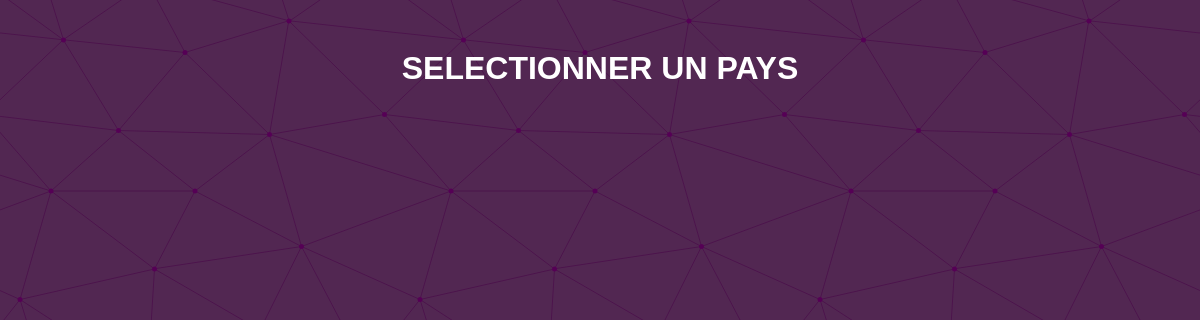
The page /list/ on the database as committed earlier.
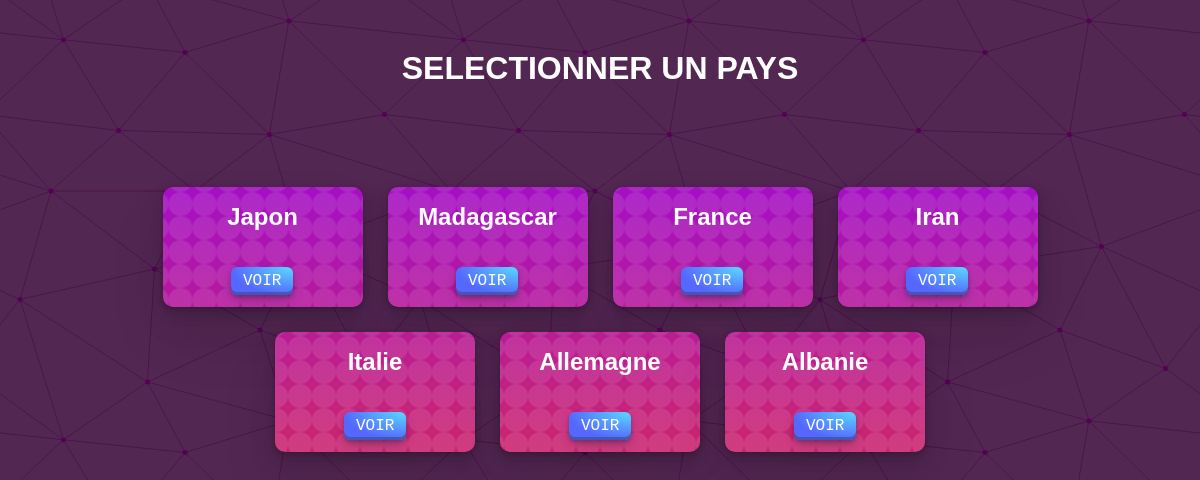
The same page on the database as committed later.
### app/models.py (models this page shows, shortened)
class Pays(models.Model):
    pays_id = models.AutoField(primary_key=True)
    nom = models.CharField(max_length=100)

### app/views.py (the view)
# urls.py: path('list/', views.pays_list_view, name="pays_list"),
def pays_list_view(request):
    pays = Pays.objects.all()
    return render(request, 'app/pays_list.html', {'pays':pays})

### app/templates/app/pays_list.html (shortened to what this page needs)
{% load static %}
<!DOCTYPE html>
<html lang="en">
<head>
    <link rel="stylesheet" href="{% static 'app/styles/list.css'%}" type="text/css">
</head>
<body>
    <div class="header">
        <h1>Selectionner un pays</h1>
    </div>
    <div class="content">
        <div class="list-pays">
            {% for pays in pays %}
            <div class="pays">
                <h2>{{pays.nom}}</h2>
                <p class="voir"><a href="/detail/{{pays.nom}}">VOIR</a></p>
            </div>
            {% endfor %}
        </div>
    </div>
</body>
</html>

Rows that differ between the two databases and show on the page:
added Pays: nom "Japon"
added Pays: nom "Madagascar"
added Pays: nom "France"
added Pays: nom "Iran"
added Pays: nom "Italie"
added Pays: nom "Allemagne"
added Pays: nom "Albanie"
